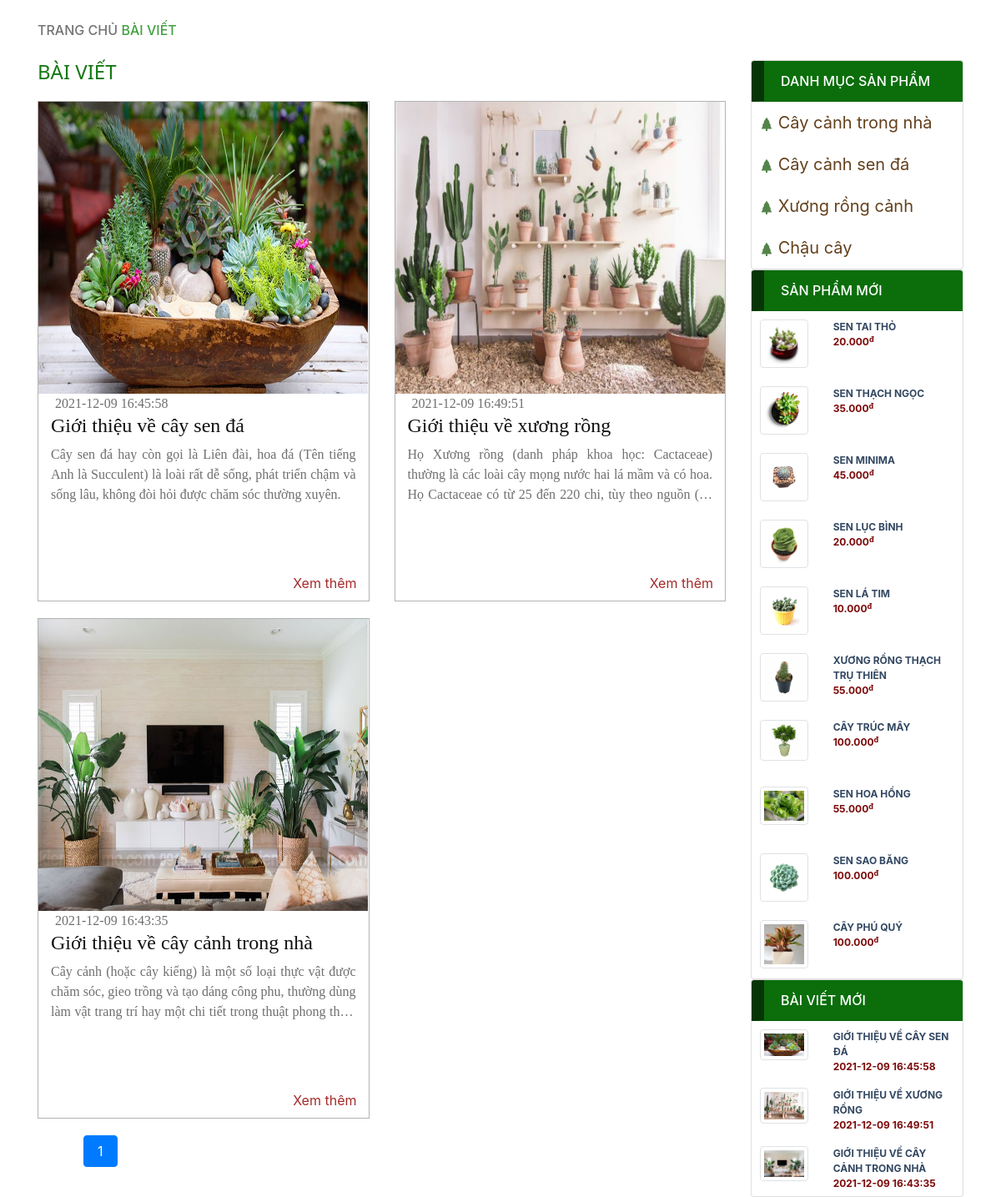
The app's page /Bancaycanh/web/modules/post.php with its own data.
### tables this page shows
CREATE TABLE `newpost` (
  `id_post` int(11) NOT NULL,
  `name_post` varchar(50) NOT NULL,
  `image_post` varchar(500) DEFAULT NULL,
  `summery_post` mediumtext DEFAULT NULL,
  `content_post` longtext DEFAULT NULL,
  `id_category` int(11) NOT NULL,
  `status_display_post` varchar(50) NOT NULL,
  `date_post` timestamp NOT NULL DEFAULT current_timestamp() ON UPDATE current_timestamp(),
  `productLineCode` varchar(50) DEFAULT NULL
);

CREATE TABLE `productlines` (
  `productLineCode` varchar(10) NOT NULL,
  `productLineName` varchar(50) NOT NULL,
  `productLineImage` varchar(500) DEFAULT NULL,
  `productLineDecription` varchar(50) DEFAULT NULL
);

CREATE TABLE `products` (
  `productCode` int(11) NOT NULL,
  `productImage` varchar(500) DEFAULT NULL,
  `productName` varchar(50) NOT NULL,
  `productLineCode` varchar(10) NOT NULL,
  `Unit` varchar(20) NOT NULL,
  `Size` varchar(20) DEFAULT NULL,
  `productVender` varchar(50) NOT NULL,
  `productDecription` varchar(5000) DEFAULT NULL,
  `quantityEntered` smallint(6) NOT NULL,
  `quantitySold` smallint(6) DEFAULT NULL,
  `quantityInStock` smallint(6) DEFAULT NULL,
  `buyPrice` smallint(6) NOT NULL,
  `status` varchar(50) NOT NULL
);

### Bancaycanh/web/modules/post.php (the view, shortened to what this page needs)
<?php
include '../db/config.php';
?>
<!DOCTYPE html>
<html lang="en">
<head>
  <link rel="stylesheet" href="css/post.css" class="css">
  <link rel="stylesheet" href="https://maxcdn.bootstrapcdn.com/bootstrap/4.4.1/css/bootstrap.min.css">
</head>
<body>
<div class="container">
  <div class="row">
    <?php
    $sum_post_page= !empty($_GET['per-page'])?$_GET['per-page']:9;
    $current_page= !empty($_GET['page'])?$_GET['page']:1;
    $totalRecord=mysqli_query($con,"SELECT * FROM newpost");
    $row_count=mysqli_num_rows($totalRecord);
    $totalPages= ceil($row_count/$sum_post_page);
    ?>
    <div class="col-12 my-4 text-uppercase font13 cl_nau" id="breadcrumbs"><span><span>
      <a href="index.php?web_moc=Trangchu">Trang chủ</a>
      <span class="breadcrumb_last" aria-current="page">BÀI VIẾT</span></span></span>
    </div>
    <div class="col-sm-9">
    <div class="product_new">
        <div class="pd-new">
            <div class="title-pd-new">
                <h4>BÀI VIẾT</h4>
            </div>
            <div class="row pd">
                <?php
                $sql_post= mysqli_query($con, "SELECT * FROM newpost LIMIT 3");
                while ($row_post = mysqli_fetch_array($sql_post)) {
                    ?>
                <div class="col-6">
                    <div class="post">
                <div class="image-pt">
                <a href="index.php?web_moc=Chitietbaiviet&idbv=<?php echo $row_post['id_post']?>" >
                    <img width="395" height="350" src="../admin/image/post/<?php echo $row_post['image_post']?>" >
                </a>
                </div>
                <div class="text-pt">
                        <p><i class="fa fa-calendar-o"></i><?php echo $row_post['date_post']?></p>
                    <h5><a href="index.php?web_moc=Chitietbaiviet&idbv=<?php echo $row_post['id_post']?>"><?php echo $row_post['name_post'] ?></a></h5>
                    <?php echo $row_post['summery_post'] ?>
                </div>
                <div class="read"><a href="index.php?web_moc=Chitietbaiviet&idbv=<?php echo $row_post['id_post']?>">Xem thêm</a></div>
                </div>
                </div>
                <?php
                }
                ?>
                </div>
        </div>
          <nav aria-label="..." class ="pagina-button">
            <ul class="pagination">
              <?php for($num=1;$num <= $totalPages;$num++){
                if($num != $current_page){
                  if($num > $current_page -2 && $num <= $current_page + 2){
              ?>
              <li class="page-item">
                <a class="page-link" href="?web_moc=Tatcabaiviet&id=<?php echo $_GET['id']?>&per-page=<?php echo $sum_post_page?>&page=<?php echo $num?>"><?php echo $num?></a>
              </li>
              <?php
                }
              }else{
              ?>
              <li class="page-item active">
                <a class="page-link"><?php echo $num?></a>
              </li>
              <?php
                }
              }
              ?>
            </ul>
          </nav>
        </div>
    </div>
    <div class="col-3">
    <div id="accordion">
        <div class="card">
          <div class="card-header">
            <a class="card-link" data-toggle="collapse" href="#collapseOne">DANH MỤC SẢN PHẨM</a></div>
            <div id="collapseOne" class="collapse show" data-parent="#accordion">
              <?php
              $sql_pd= mysqli_query($con, "SELECT * FROM productlines");
              while ($row_pd = mysqli_fetch_array($sql_pd)) {
                ?>
              <div class="card-body">
                <a href="index.php?web_moc=Danhmucsanpham&id=<?php echo $row_pd['productLineCode']?>"><?php echo $row_pd['productLineName']?></a>
              </div>
              <?php
              }
              ?>
            </div>
          </div>
        </div>
        <div class="card">
          <div class="card-header">
            <a class="card-link" data-toggle="collapse" href="#collapseOne">SẢN PHẨM MỚI</a></div>
            <div id="collapseOne" class="collapse show" data-parent="#accordion">
              <?php
              $sql_sp= mysqli_query($con, "SELECT * FROM products ORDER BY productCode DESC LIMIT 10");
              while ($row_sp = mysqli_fetch_array($sql_sp)) {
                ?>
              <div class="card-body pd_new">
              <a href="index.php?web_moc=Chitietsanpham&idsp=<?php echo $row_sp['productCode']?>">
                  <div class="row">
                      <div class="col-4">
                      <img class="img-thumbnail" src="../admin/image/product/<?php echo $row_sp['productImage']?>" alt="Sản phẩm 1" class="img-responsive" width="100">
                      </div>
                      <div class="col-8">
                      <p><?php echo $row_sp['productName']?></p>
                      <p><?php echo number_format($row_sp['buyPrice']).".000<sup>đ</sup>"?></p>
                    </div>
                  </div>
                  </a>
              </div>
              <?php
              }
              ?>
            </div>
          </div>
        <div class="card">
          <div class="card-header">
            <a class="card-link" data-toggle="collapse" href="#collapseOne">BÀI VIẾT MỚI</a></div>
            <div id="collapseOne" class="collapse show" data-parent="#accordion">
              <?php
              $sql_pt= mysqli_query($con, "SELECT * FROM newpost ORDER BY id_post LIMIT 5");
              while ($row_pt = mysqli_fetch_array($sql_pt)) {
                ?>
              <div class="card-body pt_new">
              <a href="index.php?web_moc=Chitietbaiviet&idbv=<?php echo $row_pt['id_post']?>">
                  <div class="row">
                      <div class="col-4">
                      <img class="img-thumbnail" src="../admin/image/post/<?php echo $row_pt['image_post']?>" alt="Sản phẩm 1" class="img-responsive" width="100">
                      </div>
                      <div class="col-8">
                      <p><?php echo $row_pt['name_post']?></p>
                      <p><?php echo $row_pt['date_post']?></p>
                    </div>
                  </div>
                  </a>
                </div>
              <?php
              }
              ?>
            </div>
          </div>
        </div>
    </div>
</div>
</body>
</html>

### Bancaycanh/web/css/post.css (style rules this page uses)
.title-pd-new { text-transform: uppercase; color: #127812; text-transform: uppercase; font-family: 'Segoe UI', Tahoma, Geneva, Verdana, sans-serif; margin-bottom: 20px; }
.pd .post { border: solid 1px #0000004c; height: 600px; margin-bottom: 20px; }
a { color: #007bff; text-decoration: none; background-color: transparent; }
.text-pt { margin: 0 15px; }
.text-pt p { display: -webkit-box; -webkit-line-clamp: 3; -webkit-box-orient: vertical; overflow: hidden; text-overflow: ellipsis; text-align: justify; color: #6f6f6f; margin: auto; font-family: serif; }
.read { text-align: right; margin-right: 20px; position: absolute; right: 10px; bottom: 30px; }
.read a { text-decoration: none !important; color: brown; }
.text-pt h5 a { margin-bottom: 12px; font-size: 1.2em; color: #111111; text-decoration: none; font-family: 'Font Awesome 5 Pro'; }
.card-header { background-color:#0b6e0b !important; border-left:solid 15px #073507; text-transform:uppercase; }
.card-header a { color:white !important; font-weight:500; }
.card-body { font-size:20px; color:#155608ba; padding:10px !important; }
.card-body a { color:#64411d; text-decoration:none; }
.pd_new { height:80px }
.pd_new .row .col-8 p { margin-bottom:0px !important; }
.pd_new .row .col-8 p:first-child { text-transform: uppercase; color: #334862; font-size: 0.6em; font-weight: bold; text-decoration: none; }
.pd_new .row .col-8 p:last-child { color: #7c0909; font-size: 0.6em; font-weight: bold; text-decoration: none; }
.col-12 span a { color: #0000008c; font-weight: 500; text-decoration: none; }
.breadcrumb_last { color: #008000bf; font-weight: 500; }
.pt_new { height:70px }
.pt_new .row .col-8 p { margin-bottom:0px !important; }
.pt_new .row .col-8 p:first-child { text-transform: uppercase; color: #334862; font-size: 0.6em; font-weight: bold; text-decoration: none; }
.pt_new .row .col-8 p:last-child { color: #7c0909; font-size: 0.6em; font-weight: bold; text-decoration: none; }
.pagination li { padding:0 5px; border:none; }
.pagination { width: 400px; margin-left: 50px; }
.pagination a { display: block; color: black; float: left; padding: 8px 16px; text-decoration: none; transition: background-color .3s; }

### records on screen
newpost: image_post (picture), date_post "2021-12-09 16:45:58", name_post "Giới thiệu về cây sen đá", summery_post "Cây sen đá hay còn gọi là Liên đài, hoa đá (Tên tiếng Anh là Succulent) là loài rất dễ sống, phát triển chậm và sống lâu, không đòi hỏi được chăm sóc thường xuyên.", name_post "GIỚI THIỆU VỀ CÂY SEN ĐÁ"
newpost: image_post (picture), date_post "2021-12-09 16:49:51", name_post "Giới thiệu về xương rồng", summery_post "Họ Xương rồng (danh pháp khoa học: Cactaceae) thường là các loài cây mọng nước hai lá mầm và có hoa. Họ Cactaceae có từ 25 đến 220 chi, tùy theo nguồn…", name_post "GIỚI THIỆU VỀ XƯƠNG RỒNG"
newpost: image_post (picture), date_post "2021-12-09 16:43:35", name_post "Giới thiệu về cây cảnh trong nhà", summery_post "Cây cảnh (hoặc cây kiểng) là một số loại thực vật được chăm sóc, gieo trồng và tạo dáng công phu, thường dùng làm vật trang trí hay một chi tiết trong thuật phong…", name_post "GIỚI THIỆU VỀ CÂY CẢNH TRONG NHÀ"
productlines: productLineName "Cây cảnh trong nhà"
productlines: productLineName "Cây cảnh sen đá"
productlines: productLineName "Xương rồng cảnh"
productlines: productLineName "Chậu cây"
products: productImage (picture), productName "SEN TAI THỎ", buyPrice "20"
products: productImage (picture), productName "SEN THẠCH NGỌC", buyPrice "35"
products: productImage (picture), productName "SEN MINIMA", buyPrice "45"
products: productImage (picture), productName "SEN LỤC BÌNH", buyPrice "20"
products: productImage (picture), productName "SEN LÁ TIM", buyPrice "10"
products: productImage (picture), productName "XƯƠNG RỒNG THẠCH TRỤ THIÊN", buyPrice "55"
products: productImage (picture), productName "CÂY TRÚC MÂY", buyPrice "100"
products: productImage (picture), productName "SEN HOA HỒNG", buyPrice "55"
products: productImage (picture), productName "SEN SAO BĂNG", buyPrice "100"
products: productImage (picture), productName "CÂY PHÚ QUÝ", buyPrice "100"
